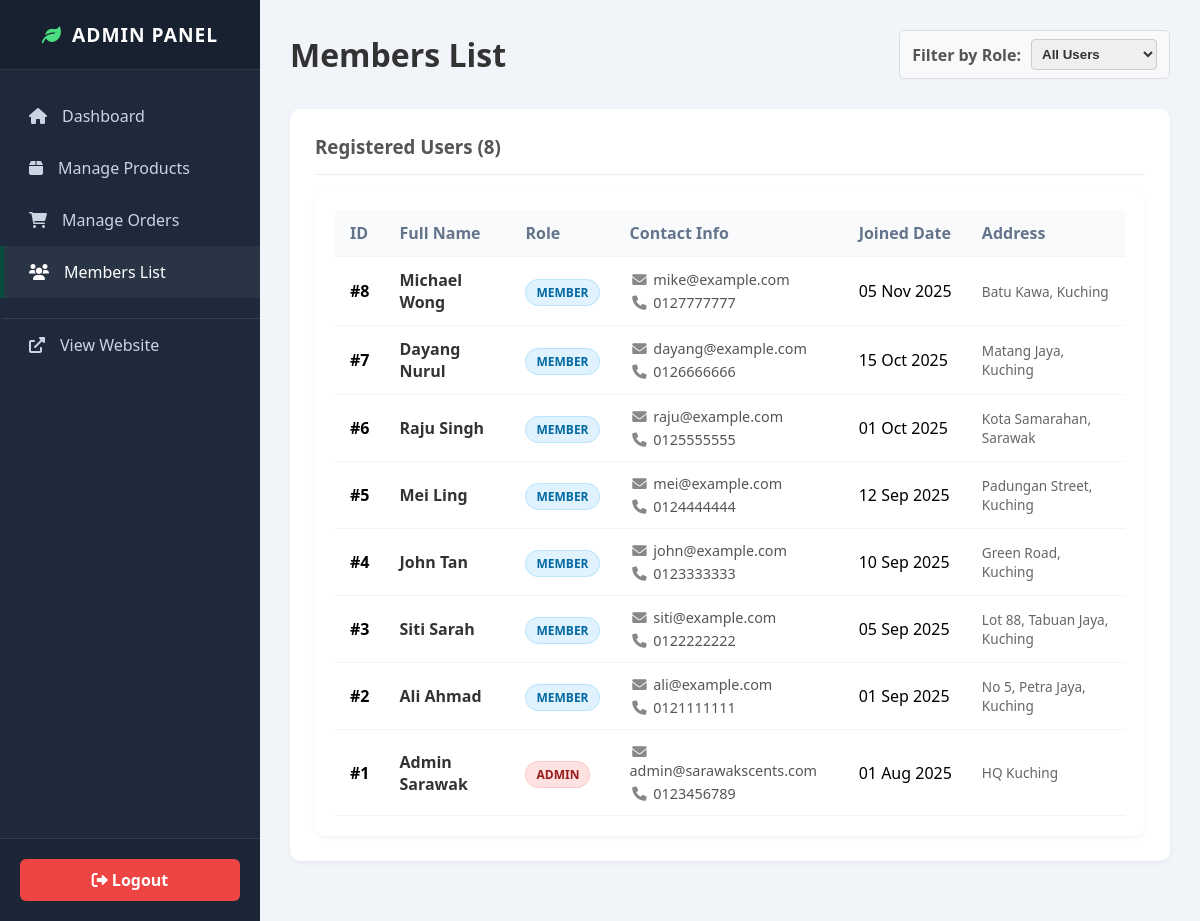
The page /admin/users.php (signed in) on the database its author committed.
### tables this page shows
CREATE TABLE users (
    user_id INT AUTO_INCREMENT PRIMARY KEY,
    full_name VARCHAR(100) NOT NULL,
    email VARCHAR(100) NOT NULL UNIQUE,
    password VARCHAR(255) NOT NULL, 
    phone_number VARCHAR(20),
    otp_code VARCHAR(10) DEFAULT NULL,
    role ENUM('member', 'admin') DEFAULT 'member',
    address TEXT,
    created_at TIMESTAMP DEFAULT CURRENT_TIMESTAMP
);

### admin/users.php (the view, shortened to what this page needs)
<?php
include '../includes/db_connect.php';
$roleFilter = $_GET['role'] ?? 'all';
$query = "SELECT user_id, full_name, email, phone_number, role, address, created_at
          FROM users";
$query .= " ORDER BY user_id DESC";
$result = mysqli_query($conn, $query);
$totalUsers = mysqli_num_rows($result);
?>
<?php include 'includes/header.php'; ?>
    <div class="admin-header">
        <h1 style="color: #333; margin: 0;">Members List</h1>
        <form method="get" class="filter-group">
            <span style="font-weight:bold; color:#555;">Filter by Role:</span>
            <select name="role" onchange="this.form.submit()" class="filter-select">
                <option value="all" <?php echo $roleFilter === 'all' ? 'selected' : ''; ?>>All Users</option>
            </select>
        </form>
    </div>
    <div class="card">
        <div style="padding-bottom: 15px; border-bottom: 1px solid #eee; margin-bottom: 15px;">
            <h3 style="margin:0; color:#555;">Registered Users (<?php echo $totalUsers; ?>)</h3>
        </div>
        <div class="table-responsive">
            <table>
                <thead>
                    <tr>
                        <th>ID</th>
                        <th>Full Name</th>
                        <th>Role</th>
                        <th>Contact Info</th>
                        <th>Joined Date</th>
                        <th>Address</th>
                    </tr>
                </thead>
                <tbody>
                    <?php if ($totalUsers == 0): ?>
                        <tr><td colspan="6" style="text-align: center; padding: 20px;">No users found.</td></tr>
                    <?php else: ?>
                        <?php while ($user = mysqli_fetch_assoc($result)): ?>
                            <tr>
                                <td><strong>#<?php echo htmlspecialchars($user['user_id']); ?></strong></td>
                                <td>
                                    <div style="font-weight:bold; font-size:1rem; color:#333;">
                                        <?php echo htmlspecialchars($user['full_name']); ?>
                                    </div>
                                </td>
                                <td>
                                    <?php if ($user['role'] === 'admin'): ?>
                                        <span class="badge-admin">ADMIN</span>
                                    <?php else: ?>
                                        <span class="badge-member">MEMBER</span>
                                    <?php endif; ?>
                                </td>
                                <td>
                                    <div class="user-contact">
                                        <div><i class="fas fa-envelope"></i> <?php echo htmlspecialchars($user['email']); ?></div>
                                        <div><i class="fas fa-phone"></i> <?php echo htmlspecialchars($user['phone_number'] ?? '-'); ?></div>
                                    </div>
                                </td>
                                <td style="white-space: nowrap;">
                                    <?php echo date('d M Y', strtotime($user['created_at'])); ?>
                                </td>
                                <td style="font-size:0.85rem; color:#666; max-width: 250px;">
                                    <?php
                                        $addr = $user['address'] ?? '';
                                        echo (strlen($addr) > 50) ? htmlspecialchars(substr($addr, 0, 50)) . '...' : htmlspecialchars($addr);
                                    ?>
                                </td>
                            </tr>
                        <?php endwhile; ?>
                    <?php endif; ?>
                </tbody>
            </table>
        </div>
    </div>
<?php include 'includes/footer.php'; ?>

### css/admin.css (style rules this page uses)
:root { --admin-dark: #1e293b; --admin-green: #064e3b; --admin-light: #f1f5f9; --sidebar-width: 260px; --header-height: 70px; }
* { box-sizing: border-box; }
body { background-color: var(--admin-light); font-family: 'Segoe UI', Tahoma, Geneva, Verdana, sans-serif; margin: 0; padding: 0; overflow-x: hidden; }
.admin-header { display: flex; justify-content: space-between; align-items: center; margin-bottom: 30px; gap: 20px; }
.card { background: white; padding: 25px; border-radius: 10px; box-shadow: 0 2px 5px rgba(0,0,0,0.05); margin-bottom: 30px; }
.filter-group { display: flex; align-items: center; gap: 10px; background: #f8f9fa; padding: 8px 12px; border-radius: 5px; border: 1px solid #ddd; flex-wrap: wrap; }
.filter-select { padding: 6px; border-radius: 4px; border: 1px solid #ccc; font-weight: bold; color: #333; }
.table-responsive { overflow-x: auto; background: white; border-radius: 10px; box-shadow: 0 2px 5px rgba(0,0,0,0.05); padding: 20px; }
table { width: 100%; border-collapse: collapse; min-width: 600px; }
th, td { padding: 12px 15px; text-align: left; border-bottom: 1px solid #f1f5f9; }
th { background-color: #f8fafc; color: #64748b; font-weight: 600; }
.badge-admin { background: #fee2e2; color: #991b1b; padding: 4px 10px; border-radius: 20px; font-size: 0.75rem; font-weight: bold; border: 1px solid #fecaca; }
.badge-member { background: #e0f2fe; color: #0369a1; padding: 4px 10px; border-radius: 20px; font-size: 0.75rem; font-weight: bold; border: 1px solid #bae6fd; }
.user-contact { display: flex; flex-direction: column; gap: 4px; font-size: 0.9rem; color: #555; }
.user-contact i { width: 20px; text-align: center; color: #888; }

### rows shown on the page
users: user_id "8", full_name "Michael Wong", role "MEMBER", email "mike@example.com", phone_number "0127777777", created_at "05 Nov 2025", address "Batu Kawa, Kuching"
users: user_id "7", full_name "Dayang Nurul", role "MEMBER", email "dayang@example.com", phone_number "0126666666", created_at "15 Oct 2025", address "Matang Jaya, Kuching"
users: user_id "6", full_name "Raju Singh", role "MEMBER", email "raju@example.com", phone_number "0125555555", created_at "01 Oct 2025", address "Kota Samarahan, Sarawak"
users: user_id "5", full_name "Mei Ling", role "MEMBER", email "mei@example.com", phone_number "0124444444", created_at "12 Sep 2025", address "Padungan Street, Kuching"
users: user_id "4", full_name "John Tan", role "MEMBER", email "john@example.com", phone_number "0123333333", created_at "10 Sep 2025", address "Green Road, Kuching"
users: user_id "3", full_name "Siti Sarah", role "MEMBER", email "siti@example.com", phone_number "0122222222", created_at "05 Sep 2025", address "Lot 88, Tabuan Jaya, Kuching"
users: user_id "2", full_name "Ali Ahmad", role "MEMBER", email "ali@example.com", phone_number "0121111111", created_at "01 Sep 2025", address "No 5, Petra Jaya, Kuching"
users: user_id "1", full_name "Admin Sarawak", role "ADMIN", email "admin@sarawakscents.com", phone_number "0123456789", created_at "01 Aug 2025", address "HQ Kuching"

### other values the page prints
$totalUsers "8"
